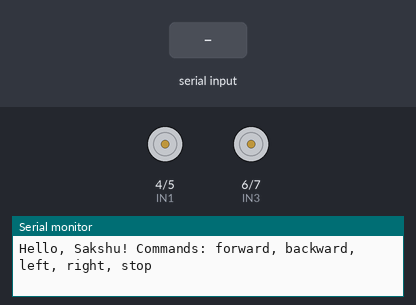
Recording of a sketch running on a simulated Arduino Uno, built with avr-gcc and run on an emulated ATmega328P. Parts: motor-driver pin pairs drawn as motors (green arrow = first pin HIGH = forward, orange = second pin HIGH = backward, longer = more drive), the last lines printed to the serial monitor. The test bench sets the inputs (shaded band).

Above: at 1.2 s.
1.3 s: "forward\n" received over the second serial link
At 2.0 s:
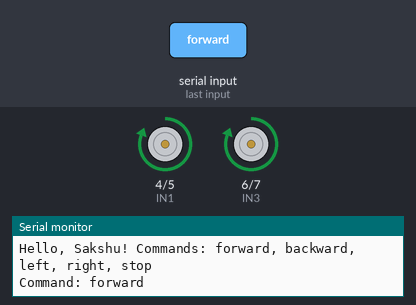
2.8 s: "backward\n" received over the second serial link
At 3.1 s:
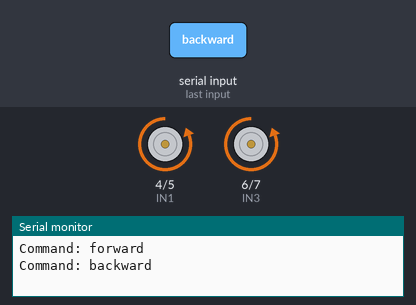
4.3 s: "left\n" received over the second serial link
At 4.7 s:
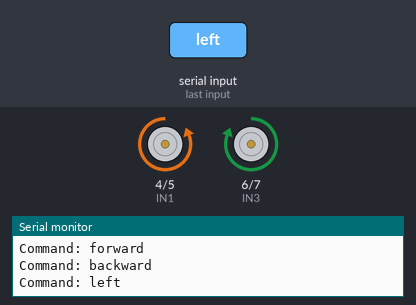
6.3 s: "right\n" received over the second serial link
At 6.7 s:
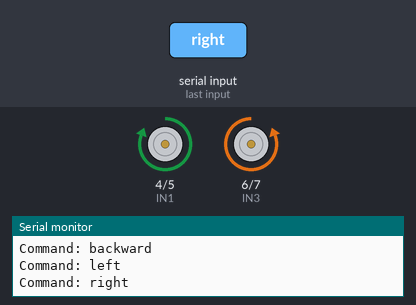
Timing chart, 0 to 9.3 s (numbered marks = the images above; inputs shaded):
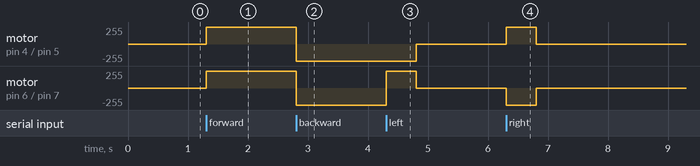

Measured:
- after the input at 1.3 s, motor on pin 4 (IN1) / pin 5 (IN2), motor on pin 6 (IN3) / pin 7 (IN4): stopped → forward 255/255 at once
- after the input at 2.8 s, motor on pin 4 (IN1) / pin 5 (IN2), motor on pin 6 (IN3) / pin 7 (IN4): forward 255/255 → backward 255/255 at once
- after the input at 4.3 s, motor on pin 4 (IN1) / pin 5 (IN2): backward 255/255 → stopped after 0.50 s; motor on pin 6 (IN3) / pin 7 (IN4): backward 255/255 → forward 255/255 at once, → stopped 0.50 s later
- after the input at 6.3 s, motor on pin 4 (IN1) / pin 5 (IN2): stopped → forward 255/255 at once, → stopped 0.50 s later; motor on pin 6 (IN3) / pin 7 (IN4): stopped → backward 255/255 at once, → stopped 0.50 s later

The sketch:

aurdino_code.ino
```cpp
#include <SoftwareSerial.h>
SoftwareSerial BT(2, 3); // RX, TX for HC-05

// Motor driver pins
const int IN1 = 4;
const int IN2 = 5;
const int IN3 = 6;
const int IN4 = 7;

void setup() {
  BT.begin(9600);
  Serial.begin(9600);

  pinMode(IN1, OUTPUT);
  pinMode(IN2, OUTPUT);
  pinMode(IN3, OUTPUT);
  pinMode(IN4, OUTPUT);

  stopMotors();
  Serial.println("Hello, Sakshu! Commands: forward, backward, left, right, stop");
}

void loop() {
  if (BT.available()) {
    String command = BT.readStringUntil('\n');
    command.trim();
    command.toLowerCase();
    Serial.println("Command: " + command);

    if (command == "forward") moveForward();
    else if (command == "backward") moveBackward();
    else if (command == "left") turnLeft();
    else if (command == "right") turnRight();
    else if (command == "stop") stopMotors();
  }
}

void moveForward() {
  digitalWrite(IN1, HIGH);
  digitalWrite(IN2, LOW);
  digitalWrite(IN3, HIGH);
  digitalWrite(IN4, LOW);
}

void moveBackward() {
  digitalWrite(IN1, LOW);
  digitalWrite(IN2, HIGH);
  digitalWrite(IN3, LOW);
  digitalWrite(IN4, HIGH);
}

void turnLeft() {
  digitalWrite(IN1, LOW);
  digitalWrite(IN2, HIGH);
  digitalWrite(IN3, HIGH);
  digitalWrite(IN4, LOW);
  delay(500);         // Adjust this value until you get exactly 90°
  stopMotors();
}

void turnRight() {
  digitalWrite(IN1, HIGH);
  digitalWrite(IN2, LOW);
  digitalWrite(IN3, LOW);
  digitalWrite(IN4, HIGH);
  delay(500);         // Adjust this value too
  stopMotors();
}

void stopMotors() {
  digitalWrite(IN1, LOW);
  digitalWrite(IN2, LOW);
  digitalWrite(IN3, LOW);
  digitalWrite(IN4, LOW);
}
```
